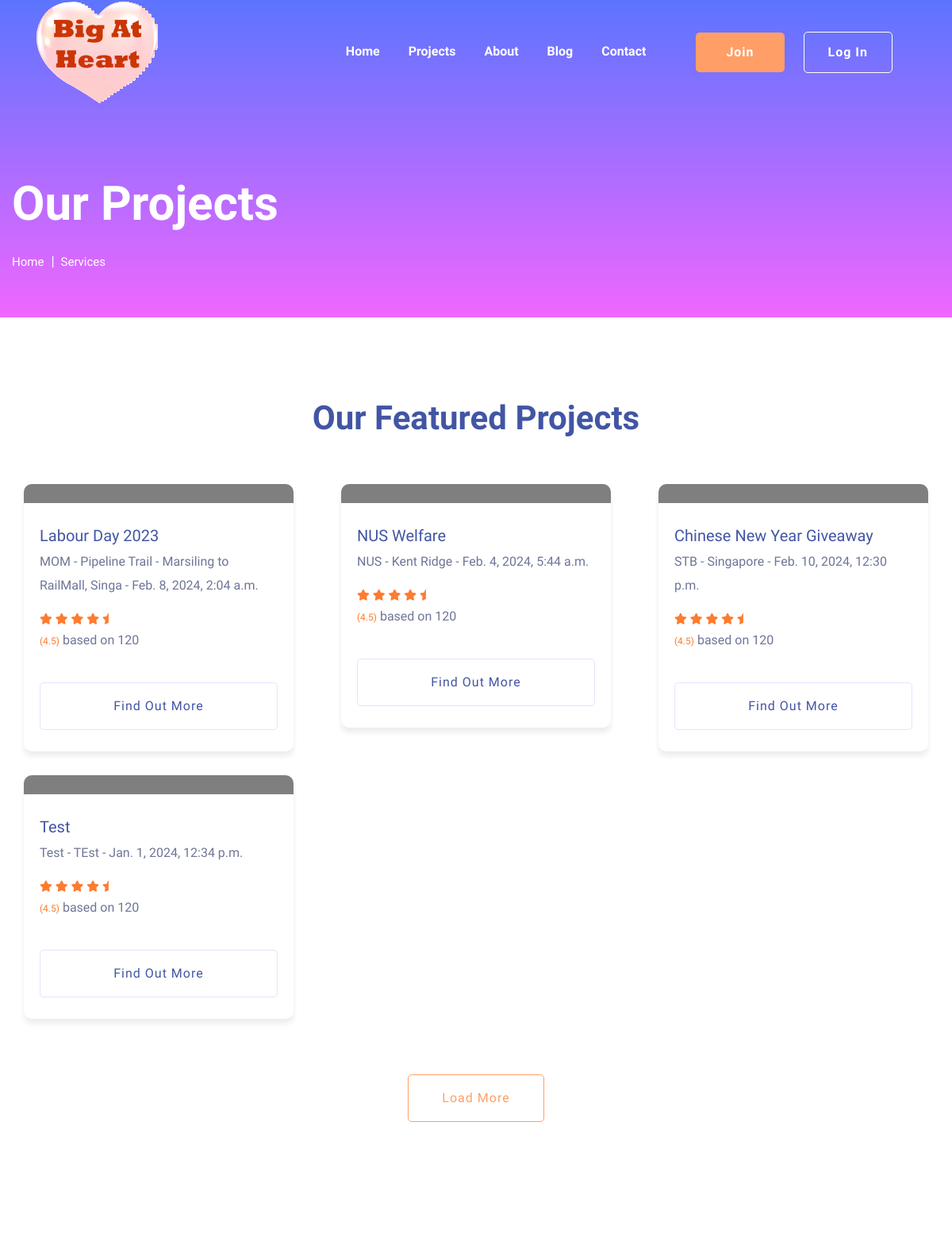
The app's page /courses/ (upper part), older data.
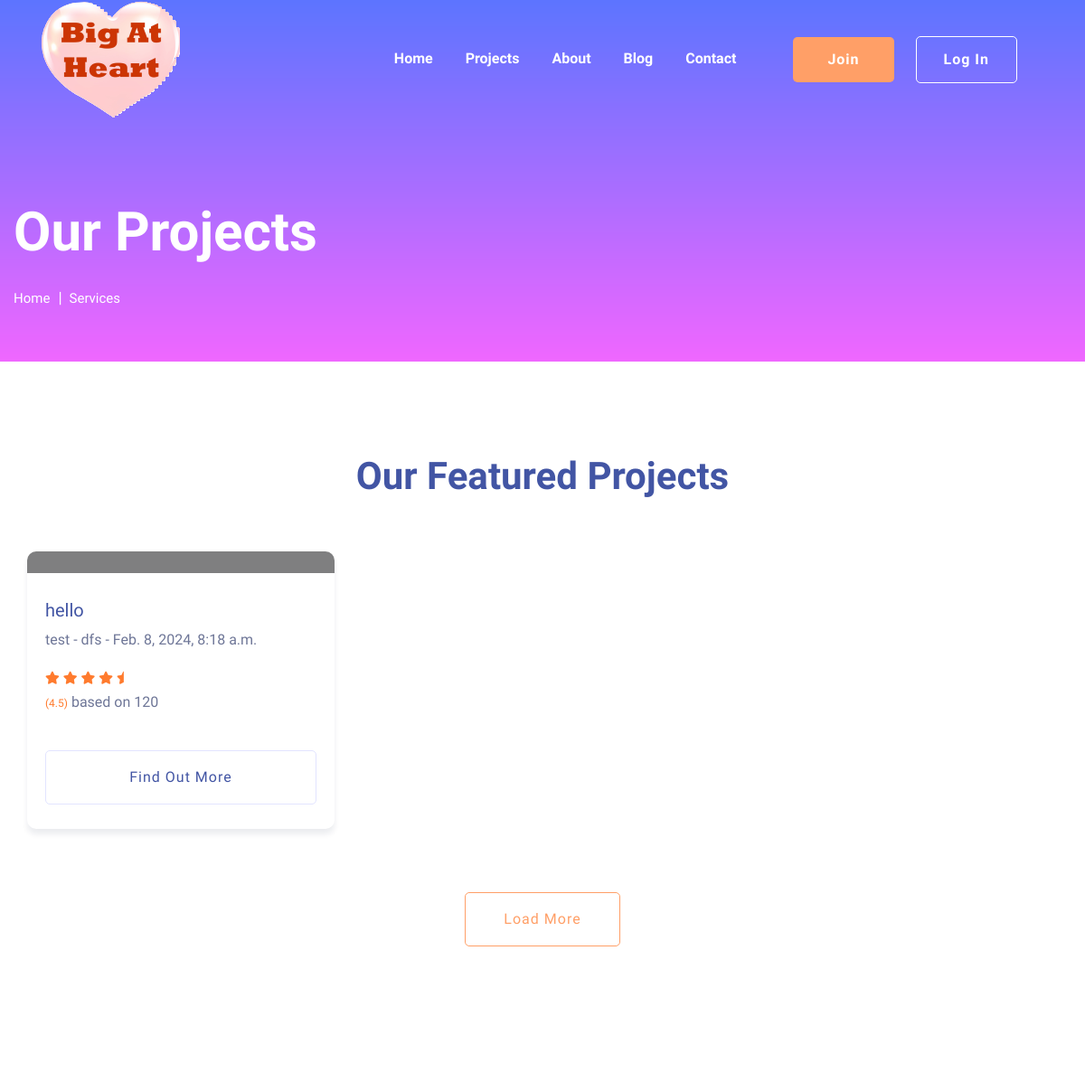
The same page, newer data.
### voluconnect/models.py (models this page shows, shortened)
class Event(models.Model):
    number = models.IntegerField(blank=True, null=True)
    event_name = models.CharField('Event Name', max_length=200)
    organisation = models.CharField(max_length=200)
    location = models.CharField(max_length=200)
    description = models.CharField(max_length=1000, default = 'No Description')
    job_scope = models.CharField(max_length=1000, default = 'No Job Scope')
    duration = models.IntegerField(default=0)
    event_date = models.DateTimeField()
    event_image = models.ImageField(upload_to = 'images/', default='default.jpg')

### voluconnect/views.py (the view)
# urls.py: path('courses/', views.courses, name="courses"),
def courses(request):
    events = Event.objects.all()
    return render(request, "courses.html", {'events': events})

### voluconnect/templates/courses.html (shortened to what this page needs)
{% load static %}
<!doctype html>
<html class="no-js" lang="zxx">
<head>
    <link rel="stylesheet" href="{% static 'css/bootstrap.min.css' %}">
    <link rel="stylesheet" href="{% static 'css/owl.carousel.min.css' %}">
    <link rel="stylesheet" href="{% static 'css/slicknav.css' %}">
    <link rel="stylesheet" href="{% static 'css/flaticon.css' %}">
    <link rel="stylesheet" href="{% static 'css/progressbar_barfiller.css' %}">
    <link rel="stylesheet" href="{% static 'css/gijgo.css' %}">
    <link rel="stylesheet" href="{% static 'css/animate.min.css' %}">
    <link rel="stylesheet" href="{% static 'css/animated-headline.css' %}">
    <link rel="stylesheet" href="{% static 'css/magnific-popup.css' %}">
    <link rel="stylesheet" href="{% static 'css/fontawesome-all.min.css' %}">
    <link rel="stylesheet" href="{% static 'css/themify-icons.css' %}">
    <link rel="stylesheet" href="{% static 'css/slick.css' %}">
    <link rel="stylesheet" href="{% static 'css/nice-select.css' %}">
    <link rel="stylesheet" href="{% static 'css/style.css' %}">
</head>
<body>
    <div class="header-area header-transparent">
        <div class="main-header ">
            <div class="header-bottom  header-sticky">
                <div class="container-fluid">
                    <div class="row align-items-center">
                        <div class="col-xl-2 col-lg-2">
                            <div class="logo">
                                <a href="{% url 'index' %}"><img src="{% static 'img/logo/logo.png' %}" alt=""></a>
                            </div>
                        </div>
                        <div class="col-xl-10 col-lg-10">
                            <div class="menu-wrapper d-flex align-items-center justify-content-end">
                                <div class="main-menu d-none d-lg-block">
                                    <nav>
                                        <ul id="navigation">
                                            <li class="active" ><a href="{% url 'index' %}">Home</a></li>
                                            <li><a href="{% url 'courses' %}">Projects</a></li>
                                            <li><a href="{% url 'about' %}">About</a></li>
                                            <li><a href="#">Blog</a>
                                            </li>
                                            <li><a href="{% url 'contact' %}">Contact</a></li>
                                            <li class="button-header margin-left "><a href="{% url 'register' %}" class="btn">Join</a></li>
                                            <li class="button-header"><a href="{% url 'login' %}" class="btn btn3">Log in</a></li>
                                        </ul>
                                    </nav>
                                </div>
                            </div>
                        </div>
                        <div class="col-12">
                        </div>
                    </div>
                </div>
            </div>
        </div>
    </div>
    <main>
        <section class="slider-area slider-area2">
            <div class="slider-active">
                <div class="single-slider slider-height2">
                    <div class="container">
                        <div class="row">
                            <div class="col-xl-8 col-lg-11 col-md-12">
                                <div class="hero__caption hero__caption2">
                                    <h1 data-animation="bounceIn" data-delay="0.2s">Our Projects</h1>
                                    <nav aria-label="breadcrumb">
                                        <ol class="breadcrumb">
                                            <li class="breadcrumb-item"><a href="{% url 'index' %}">Home</a></li>
                                            <li class="breadcrumb-item"><a href="#">Services</a></li>
                                        </ol>
                                    </nav>
                                </div>
                            </div>
                        </div>
                    </div>
                </div>
            </div>
        </section>
        <div class="courses-area section-padding40 fix">
            <div class="container">
                <div class="row justify-content-center">
                    <div class="col-xl-7 col-lg-8">
                        <div class="section-tittle text-center mb-55">
                            <h2>Our Featured Projects</h2>
                        </div>
                    </div>
                </div>
                <div class="row">
                    {% for event in events %}
                        <div class="col-lg-4">
                            <div class="properties properties2 mb-30">
                                <div class="properties__card">
                                    <div class="properties__img overlay1">
                                    </div>
                                    <div class="properties__caption">
                                        <h3><a href="#">{{ event.event_name }}</a></h3>
                                        <p>
                                            {{ event.organisation }} - {{ event.location }} - {{ event.event_date }}
                                        </p>
                                        <div class="properties__footer d-flex justify-content-between align-items-center">
                                            <div class="restaurant-name">
                                                <div class="rating">
                                                    <i class="fas fa-star"></i>
                                                    <i class="fas fa-star"></i>
                                                    <i class="fas fa-star"></i>
                                                    <i class="fas fa-star"></i>
                                                    <i class="fas fa-star-half"></i>
                                                </div>
                                                <p><span>(4.5)</span> based on 120</p>
                                            </div>
                                        </div>
                                        <a href="{% url 'course_details' number=event.number %}" class="border-btn border-btn2">Find out more</a>
                                    </div>
                                </div>
                            </div>
                        </div>
                    {% endfor %}
                </div>
                <div class="row justify-content-center">
                    <div class="col-xl-7 col-lg-8">
                        <div class="section-tittle text-center mt-40">
                            <a href="#" class="border-btn">Load More</a>
                        </div>
                    </div>
                </div>
            </div>
        </div>
        <div class="services-area services-area2 section-padding40">
        </div>
    </main>
</body>
</html>

Row changes from the older to the newer data that the page shows:
removed Event: event_name "Labour Day 2023", organisation "MOM", location "Pipeline Trail - Marsiling to RailMall, Singa", event_date "Feb. 8, 2024, 2:04 a.m."
removed Event: event_name "NUS Welfare", organisation "NUS", location "Kent Ridge", event_date "Feb. 4, 2024, 5:44 a.m."
removed Event: event_name "Chinese New Year Giveaway", organisation "STB", location "Singapore", event_date "Feb. 10, 2024, 12:30 p.m."
removed Event: event_name "Test", organisation "Test", location "TEst", event_date "Jan. 1, 2024, 12:34 p.m."
added Event: event_name "hello", organisation "test", location "dfs", event_date "Feb. 8, 2024, 8:18 a.m."
